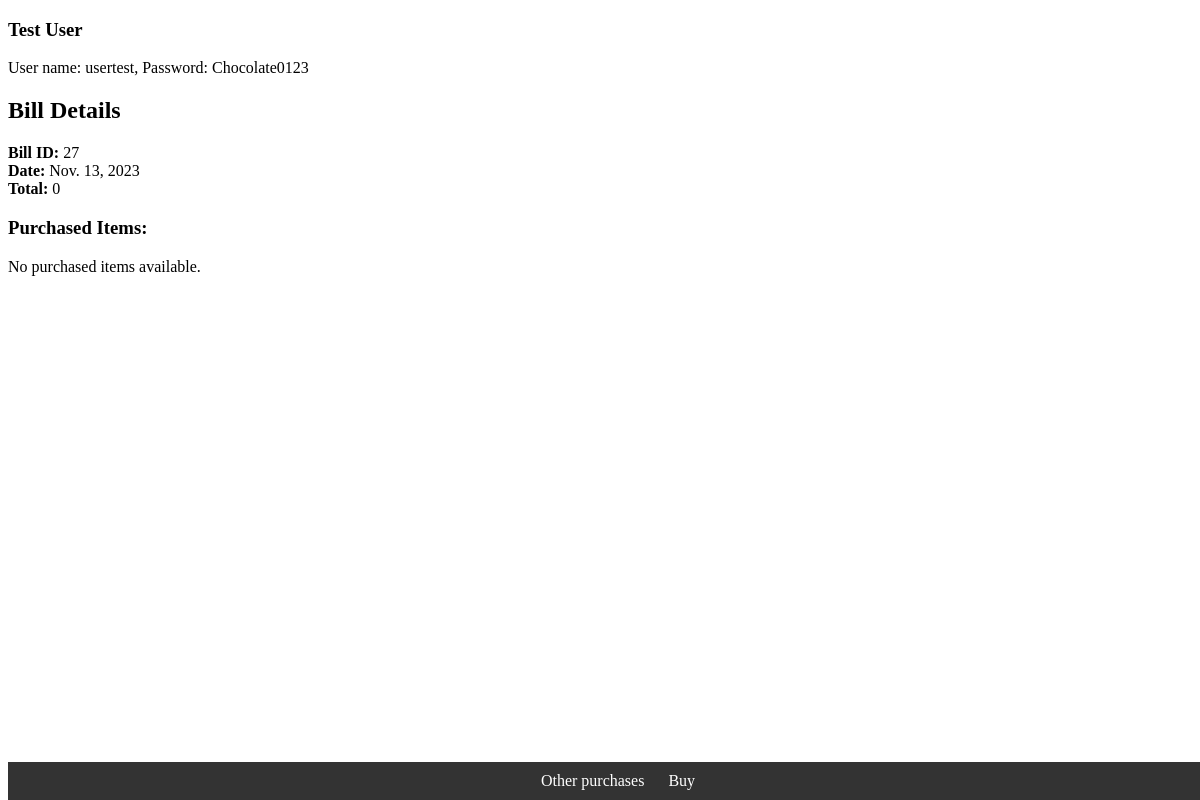
The app's page /juiceapp/bills/bill27/, older data.
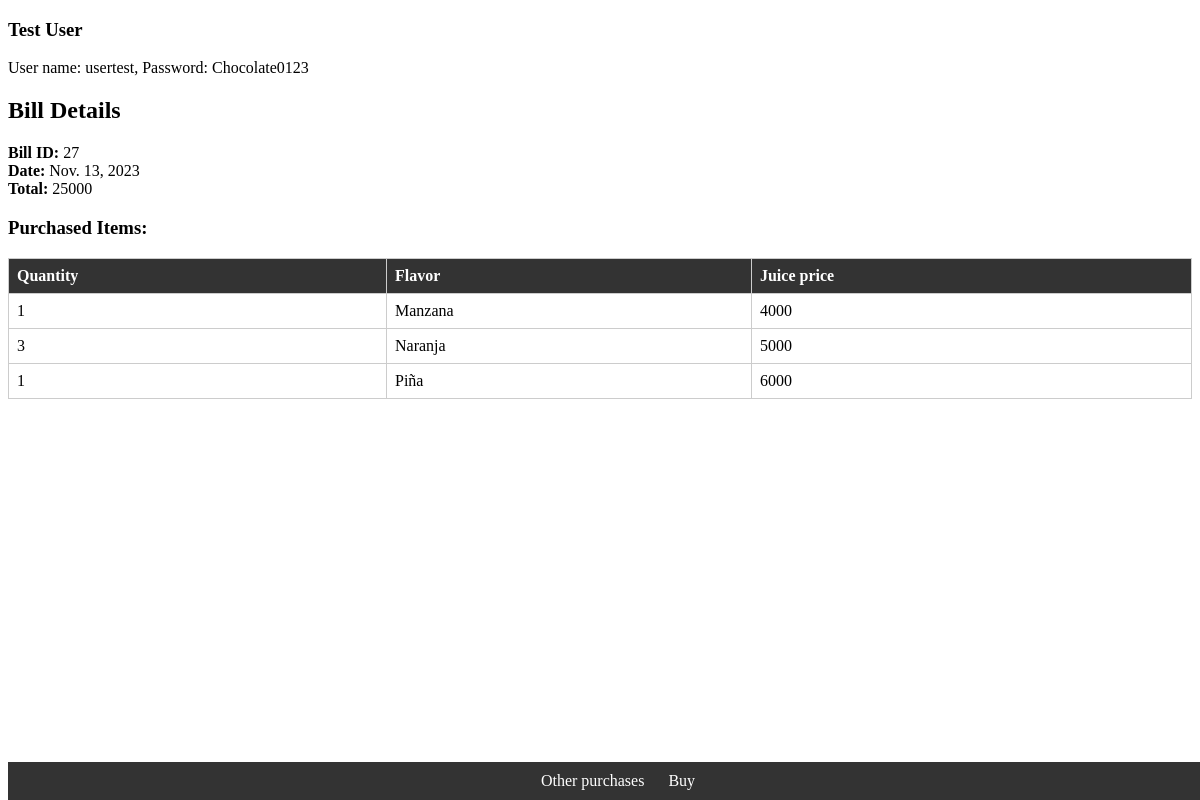
The same page, newer data.
### juiceapp/models.py (models this page shows)
class SaleItem(models.Model):
    sale = models.ForeignKey(Sale, on_delete=models.CASCADE)
    juice = models.ForeignKey(Juice, on_delete=models.CASCADE)
    quantity = models.IntegerField(default=1)

class Juice(models.Model):
    name = models.CharField(max_length=128, unique=True)
    price = models.IntegerField()
    def __str__(self):
        return self.name

### juiceapp/views.py (the view)
# urls.py: path('juiceapp/bills/bill<int:sale_id>/', views.bill_detail, name='bill_detail'),
def bill_detail(request, sale_id):
    sale = get_object_or_404(Sale, id=sale_id)
    items = SaleItem.objects.filter(sale=sale)
    subtotals = list()
    for item in items:
        subtotals.append(item.juice.price * item.quantity)
    return render(request, 'bill.html', {
        'bill': sale,
        'items': items,
        'subtotals': subtotals,
        'total': sum(subtotals)
        })

### juiceapp/templates/bill.html (shortened to what this page needs)
{% extends "base.html" %}
{% block content %}
  <h2>Bill Details</h2>
  <strong>Bill ID:</strong> {{ bill.id }}<br>
  <strong>Date:</strong> {{ bill.date }}<br>
  <strong>Total:</strong> {{ total }}<br>
  <h3>Purchased Items:</h3>
  {% if items %}
    <table>
        <tr>
            <th>Quantity</th>
            <th>Flavor</th>
            <th>Juice price</th>
        </tr>
        {% for item in items %}
            <tr>
                <td>{{ item.quantity }}</td>
                <td>{{ item.juice }}</td>
                <td>{{ item.juice.price }}</td>
            </tr>
        {% endfor %}
    </table>
  {% else %}
    <p>No purchased items available.</p>
  {% endif %}
{% endblock %}
{% block footer %}
  <a href="/juiceapp/bills">Other purchases</a>
  <a href="/juiceapp/purchase">Buy</a>
{% endblock %}

Row changes from the older to the newer data that the page shows:
added SaleItem: quantity "1", juice "Manzana", juice.price "4000"
added SaleItem: quantity "3", juice "Naranja", juice.price "5000"
added SaleItem: quantity "1", juice "Piña", juice.price "6000"
Text that changed along with them:
{{ total }}: "0" → "25000"
text no longer shown: "No purchased items available."
text now shown: "Quantity Flavor Juice price"
